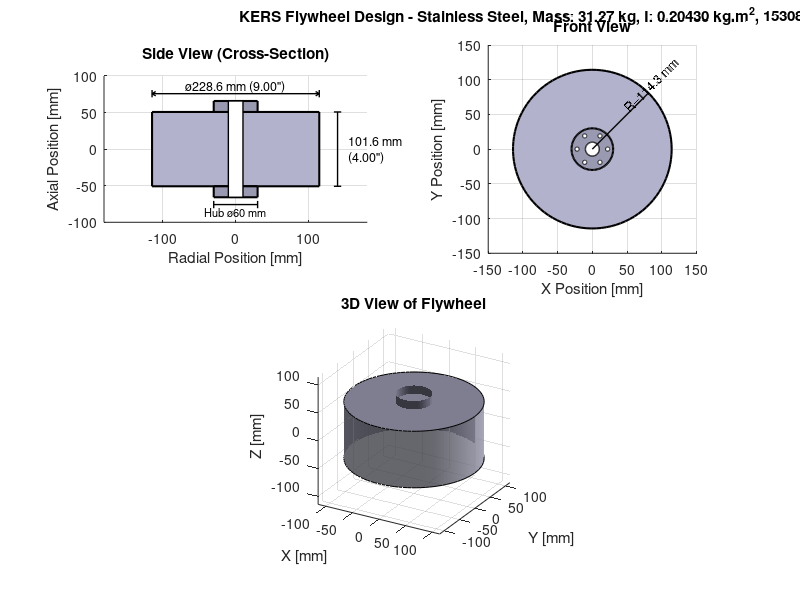
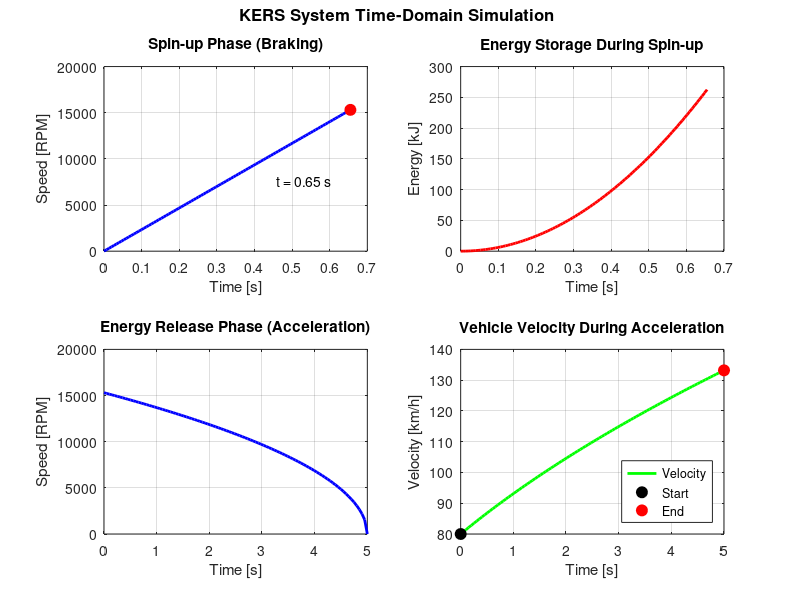

MATLAB code for these plots, in order:
%% KERS Flywheel Design Script
% ME Design Project - Kinetic Energy Recovery System
% Date: November 2024
%
% This script designs a flywheel for an automotive KERS system
% that stores energy during braking and releases it during acceleration

clear; clc; close all;

%% ========== USER INPUT - CHANGE MATERIAL HERE ==========
% Select material by number:
%   1 = Aluminum        (2712 kg/m^3,  $2.80/kg)
%   2 = Brass 60/40     (8520 kg/m^3,  $5.00/kg)
%   3 = Copper          (8940 kg/m^3, $11.00/kg)
%   4 = Stainless Steel (7500 kg/m^3,  $4.00/kg)  <-- Good balance
%   5 = Titanium        (4500 kg/m^3, $100.00/kg)
%   6 = Zinc            (7135 kg/m^3, $13.00/kg)

material_choice = 4;  % <--- CHANGE THIS NUMBER (1-6)

% =========================================================

%% Given Parameters and Constraints

% Power requirements
P_max = 60e3;           % Maximum power [W]
P_min = 45e3;           % Minimum power [W]
t_delivery = 5;         % Power delivery duration [s]

% Torque and vehicle specs
T_brake = 500;          % Available braking torque [Nm]
m_vehicle = 600;        % Total vehicle mass [kg]

% Size constraints (convert to meters)
D_max = 9 * 0.0254;     % Maximum diameter [m] (9 inches)
W_max = 4 * 0.0254;     % Maximum width [m] (4 inches)
r_max = D_max / 2;      % Maximum radius [m]

% Initial velocity after braking
v_initial = 80 / 3.6;   % Convert 80 km/h to m/s

%% Material Properties (from Table 1)

materials = {'Aluminum', 'Brass 60/40', 'Copper', 'Stainless Steel', 'Titanium', 'Zinc'};
densities = [2712, 8520, 8940, 7500, 4500, 7135];  % kg/m^3
costs = [2.80, 5, 11, 4, 100, 13];  % $/kg

rho = densities(material_choice);
cost_per_kg = costs(material_choice);

fprintf('=== KERS FLYWHEEL DESIGN ===\n\n');
fprintf('Selected Material: %s\n', materials{material_choice});
fprintf('Density: %.0f kg/m^3\n', rho);
fprintf('Cost: $%.2f/kg\n\n', cost_per_kg);

%% Part A: Calculate Moment of Inertia (Iterative Design)

% Energy requirement calculation
E_min = P_min * t_delivery;  % Minimum energy needed [J]
E_max = P_max * t_delivery;  % Maximum energy at full power [J]
E_target = (E_min + E_max) / 2;  % Target middle of range

fprintf('--- Energy Requirements ---\n');
fprintf('Minimum Energy: %.1f kJ\n', E_min/1000);
fprintf('Maximum Energy: %.1f kJ\n', E_max/1000);
fprintf('Target Energy: %.1f kJ\n\n', E_target/1000);

% For a solid disk: I = (1/2) * m * r^2 = (1/2) * (rho * pi * r^2 * w) * r^2
% I = (1/2) * rho * pi * r^4 * w

% Energy stored: E = (1/2) * I * omega^2
% So: E = (1/4) * rho * pi * r^4 * w * omega^2

% Design iteration table
fprintf('--- Design Iteration Process ---\n');
fprintf('Iter | Radius(m) | Width(m)  | Mass(kg) | I(kg.m^2) | omega(rad/s) | RPM      | Energy(kJ)\n');
fprintf('-----|-----------|-----------|----------|-----------|--------------|----------|----------\n');

% Store iteration data
iterations = [];
iter = 0;

% Iteration 1: Start with max dimensions, find required speed
r = r_max;
w = W_max;
m = rho * pi * r^2 * w;
I = 0.5 * m * r^2;
omega = sqrt(2 * E_target / I);
rpm = omega * 60 / (2*pi);
E_stored = 0.5 * I * omega^2;

iter = iter + 1;
fprintf('%4d | %9.4f | %9.4f | %8.2f | %9.5f | %12.1f | %8.0f | %9.2f\n', ...
    iter, r, w, m, I, omega, rpm, E_stored/1000);
iterations = [iterations; iter, r, w, m, I, omega, rpm, E_stored];

% Iteration 2: RPM is very high, let's try reducing width to increase speed capability
% and check if we need to adjust
r = r_max;
w = 0.08;  % 80mm width
m = rho * pi * r^2 * w;
I = 0.5 * m * r^2;
omega = sqrt(2 * E_target / I);
rpm = omega * 60 / (2*pi);
E_stored = 0.5 * I * omega^2;

iter = iter + 1;
fprintf('%4d | %9.4f | %9.4f | %8.2f | %9.5f | %12.1f | %8.0f | %9.2f\n', ...
    iter, r, w, m, I, omega, rpm, E_stored/1000);
iterations = [iterations; iter, r, w, m, I, omega, rpm, E_stored];

% Iteration 3: Still high RPM, try smaller radius
r = 0.10;  % 100mm radius
w = W_max;
m = rho * pi * r^2 * w;
I = 0.5 * m * r^2;
omega = sqrt(2 * E_target / I);
rpm = omega * 60 / (2*pi);
E_stored = 0.5 * I * omega^2;

iter = iter + 1;
fprintf('%4d | %9.4f | %9.4f | %8.2f | %9.5f | %12.1f | %8.0f | %9.2f\n', ...
    iter, r, w, m, I, omega, rpm, E_stored/1000);
iterations = [iterations; iter, r, w, m, I, omega, rpm, E_stored];

% Iteration 4: Max dimensions with practical RPM target around 40000-50000
% Let's target 45000 RPM and see what energy we get
r = r_max;
w = W_max;
m = rho * pi * r^2 * w;
I = 0.5 * m * r^2;
omega_target = 45000 * 2 * pi / 60;  % Target 45000 RPM
E_at_target = 0.5 * I * omega_target^2;

iter = iter + 1;
fprintf('%4d | %9.4f | %9.4f | %8.2f | %9.5f | %12.1f | %8.0f | %9.2f\n', ...
    iter, r, w, m, I, omega_target, 45000, E_at_target/1000);
iterations = [iterations; iter, r, w, m, I, omega_target, 45000, E_at_target];

% Iteration 5: Energy is too high at 45000 RPM, reduce speed
omega_target = 35000 * 2 * pi / 60;
E_at_target = 0.5 * I * omega_target^2;

iter = iter + 1;
fprintf('%4d | %9.4f | %9.4f | %8.2f | %9.5f | %12.1f | %8.0f | %9.2f\n', ...
    iter, r, w, m, I, omega_target, 35000, E_at_target/1000);
iterations = [iterations; iter, r, w, m, I, omega_target, 35000, E_at_target];

% Iteration 6: Getting closer, fine tune
omega_target = 30000 * 2 * pi / 60;
E_at_target = 0.5 * I * omega_target^2;

iter = iter + 1;
fprintf('%4d | %9.4f | %9.4f | %8.2f | %9.5f | %12.1f | %8.0f | %9.2f\n', ...
    iter, r, w, m, I, omega_target, 30000, E_at_target/1000);
iterations = [iterations; iter, r, w, m, I, omega_target, 30000, E_at_target];

% Iteration 7: Let's find exact RPM needed for target energy
omega_final = sqrt(2 * E_target / I);
rpm_final = omega_final * 60 / (2*pi);
E_final = 0.5 * I * omega_final^2;

iter = iter + 1;
fprintf('%4d | %9.4f | %9.4f | %8.2f | %9.5f | %12.1f | %8.0f | %9.2f\n', ...
    iter, r, w, m, I, omega_final, rpm_final, E_final/1000);
iterations = [iterations; iter, r, w, m, I, omega_final, rpm_final, E_final];

fprintf('\n');

% Final design parameters
r_final = r_max;
w_final = W_max;
m_final = rho * pi * r_final^2 * w_final;
I_final = 0.5 * m_final * r_final^2;
omega_op = sqrt(2 * E_target / I_final);  % Operating angular velocity
rpm_op = omega_op * 60 / (2*pi);

fprintf('--- FINAL DESIGN (Part A) ---\n');
fprintf('Flywheel Radius: %.4f m (%.2f in)\n', r_final, r_final/0.0254);
fprintf('Flywheel Width: %.4f m (%.2f in)\n', w_final, w_final/0.0254);
fprintf('Flywheel Mass: %.2f kg\n', m_final);
fprintf('Moment of Inertia: %.6f kg.m^2\n', I_final);
fprintf('Operating Speed: %.0f RPM (%.1f rad/s)\n', rpm_op, omega_op);
fprintf('Energy Stored: %.2f kJ\n\n', E_target/1000);

%% Part B: Spin-up Time Calculation

% Using T = I * alpha, where alpha is angular acceleration
% alpha = T / I
% omega = alpha * t (starting from rest)
% t = omega / alpha = omega * I / T

alpha = T_brake / I_final;  % Angular acceleration [rad/s^2]
t_spinup = omega_op / alpha;  % Time to reach operating speed [s]

fprintf('--- SPIN-UP TIME (Part B) ---\n');
fprintf('Available Braking Torque: %.0f Nm\n', T_brake);
fprintf('Angular Acceleration: %.2f rad/s^2\n', alpha);
fprintf('Time to reach %.0f RPM: %.2f seconds\n\n', rpm_op, t_spinup);

% Verify with kinematics
omega_check = alpha * t_spinup;
fprintf('Verification: omega = alpha * t = %.1f rad/s (should be %.1f)\n\n', omega_check, omega_op);

%% Part C: Vehicle Velocity Gain Analysis

% Energy released from flywheel goes to vehicle kinetic energy
% E_flywheel = (1/2) * m_vehicle * (v_final^2 - v_initial^2)
% Solving for v_final:
% v_final = sqrt(v_initial^2 + 2*E_flywheel/m_vehicle)

% For different power levels
E_at_Pmin = P_min * t_delivery;
E_at_Pmax = P_max * t_delivery;

% Velocity gain at minimum power
v_final_min = sqrt(v_initial^2 + 2*E_at_Pmin/m_vehicle);
delta_v_min = v_final_min - v_initial;

% Velocity gain at maximum power
v_final_max = sqrt(v_initial^2 + 2*E_at_Pmax/m_vehicle);
delta_v_max = v_final_max - v_initial;

% At target energy
v_final_target = sqrt(v_initial^2 + 2*E_target/m_vehicle);
delta_v_target = v_final_target - v_initial;

fprintf('--- VELOCITY GAIN ANALYSIS (Part C) ---\n');
fprintf('Initial Velocity: %.2f m/s (%.0f km/h)\n', v_initial, v_initial*3.6);
fprintf('\nAt Minimum Power (%.0f kW):\n', P_min/1000);
fprintf('  Energy Released: %.1f kJ\n', E_at_Pmin/1000);
fprintf('  Final Velocity: %.2f m/s (%.1f km/h)\n', v_final_min, v_final_min*3.6);
fprintf('  Velocity Gain: %.2f m/s (%.1f km/h)\n', delta_v_min, delta_v_min*3.6);

fprintf('\nAt Maximum Power (%.0f kW):\n', P_max/1000);
fprintf('  Energy Released: %.1f kJ\n', E_at_Pmax/1000);
fprintf('  Final Velocity: %.2f m/s (%.1f km/h)\n', v_final_max, v_final_max*3.6);
fprintf('  Velocity Gain: %.2f m/s (%.1f km/h)\n', delta_v_max, delta_v_max*3.6);

fprintf('\nAt Target Energy (%.1f kJ):\n', E_target/1000);
fprintf('  Final Velocity: %.2f m/s (%.1f km/h)\n', v_final_target, v_final_target*3.6);
fprintf('  Velocity Gain: %.2f m/s (%.1f km/h)\n\n', delta_v_target, delta_v_target*3.6);

%% Part D: Angular Momentum

H = I_final * omega_op;  % Angular momentum [kg.m^2/s]

fprintf('--- ANGULAR MOMENTUM (Part D) ---\n');
fprintf('Angular Momentum at Operating Speed: %.2f kg.m^2/s\n', H);
fprintf('  = %.2f N.m.s\n\n', H);

%% Part E: Dimensioned Sketch of Flywheel

figure('Position', [100 100 1000 800]);

% Design with hub for gear attachment
r_hub = 0.03;           % Hub radius for gear attachment [m]
r_inner = 0.04;         % Inner radius (after hub) [m]
hub_height = 0.015;     % Hub protrusion height [m]

% Side view (cross-section)
subplot(2,2,1);
hold on;

% Main disk body
rectangle('Position', [-r_final*1000, -w_final*1000/2, 2*r_final*1000, w_final*1000], ...
    'FaceColor', [0.7 0.7 0.8], 'EdgeColor', 'k', 'LineWidth', 1.5);

% Hub (protrusion for gear attachment)
rectangle('Position', [-r_hub*1000, -w_final*1000/2-hub_height*1000, 2*r_hub*1000, hub_height*1000], ...
    'FaceColor', [0.6 0.6 0.7], 'EdgeColor', 'k', 'LineWidth', 1.5);
rectangle('Position', [-r_hub*1000, w_final*1000/2, 2*r_hub*1000, hub_height*1000], ...
    'FaceColor', [0.6 0.6 0.7], 'EdgeColor', 'k', 'LineWidth', 1.5);

% Center hole for shaft
rectangle('Position', [-10, -w_final*1000/2-hub_height*1000, 20, w_final*1000+2*hub_height*1000], ...
    'FaceColor', 'w', 'EdgeColor', 'k', 'LineWidth', 1);

% Dimension lines
% Diameter
plot([-r_final*1000, -r_final*1000], [w_final*1000/2+20, w_final*1000/2+30], 'k-', 'LineWidth', 1);
plot([r_final*1000, r_final*1000], [w_final*1000/2+20, w_final*1000/2+30], 'k-', 'LineWidth', 1);
plot([-r_final*1000, r_final*1000], [w_final*1000/2+25, w_final*1000/2+25], 'k-', 'LineWidth', 1);
plot([-r_final*1000, -r_final*1000+5], [w_final*1000/2+25, w_final*1000/2+22], 'k-', 'LineWidth', 1);
plot([-r_final*1000, -r_final*1000+5], [w_final*1000/2+25, w_final*1000/2+28], 'k-', 'LineWidth', 1);
plot([r_final*1000, r_final*1000-5], [w_final*1000/2+25, w_final*1000/2+22], 'k-', 'LineWidth', 1);
plot([r_final*1000, r_final*1000-5], [w_final*1000/2+25, w_final*1000/2+28], 'k-', 'LineWidth', 1);
text(0, w_final*1000/2+35, sprintf('ø%.1f mm (%.2f")', 2*r_final*1000, 2*r_final/0.0254), ...
    'HorizontalAlignment', 'center', 'FontSize', 9);

% Width
plot([r_final*1000+20, r_final*1000+30], [-w_final*1000/2, -w_final*1000/2], 'k-', 'LineWidth', 1);
plot([r_final*1000+20, r_final*1000+30], [w_final*1000/2, w_final*1000/2], 'k-', 'LineWidth', 1);
plot([r_final*1000+25, r_final*1000+25], [-w_final*1000/2, w_final*1000/2], 'k-', 'LineWidth', 1);
text(r_final*1000+40, 0, sprintf('%.1f mm\n(%.2f")', w_final*1000, w_final/0.0254), ...
    'HorizontalAlignment', 'left', 'FontSize', 9);

% Hub diameter
plot([-r_hub*1000, -r_hub*1000], [-w_final*1000/2-hub_height*1000-5, -w_final*1000/2-hub_height*1000-15], 'k-', 'LineWidth', 1);
plot([r_hub*1000, r_hub*1000], [-w_final*1000/2-hub_height*1000-5, -w_final*1000/2-hub_height*1000-15], 'k-', 'LineWidth', 1);
plot([-r_hub*1000, r_hub*1000], [-w_final*1000/2-hub_height*1000-10, -w_final*1000/2-hub_height*1000-10], 'k-', 'LineWidth', 1);
text(0, -w_final*1000/2-hub_height*1000-20, sprintf('Hub ø%.0f mm', 2*r_hub*1000), ...
    'HorizontalAlignment', 'center', 'FontSize', 8);

axis equal;
xlim([-180 180]);
ylim([-100 100]);
xlabel('Radial Position [mm]');
ylabel('Axial Position [mm]');
title('Side View (Cross-Section)');
grid on;

% Front view
subplot(2,2,2);
hold on;

% Draw concentric circles
theta = linspace(0, 2*pi, 100);

% Outer disk
fill(r_final*1000*cos(theta), r_final*1000*sin(theta), [0.7 0.7 0.8], 'EdgeColor', 'k', 'LineWidth', 1.5);

% Hub circle
fill(r_hub*1000*cos(theta), r_hub*1000*sin(theta), [0.6 0.6 0.7], 'EdgeColor', 'k', 'LineWidth', 1.5);

% Center hole
fill(10*cos(theta), 10*sin(theta), 'w', 'EdgeColor', 'k', 'LineWidth', 1);

% Bolt holes on hub (for gear attachment)
n_bolts = 6;
r_bolt_circle = 0.022;  % Bolt circle radius [m]
r_bolt = 0.003;         % Bolt hole radius [m]
for i = 1:n_bolts
    angle = (i-1) * 2*pi/n_bolts;
    x_bolt = r_bolt_circle*1000*cos(angle);
    y_bolt = r_bolt_circle*1000*sin(angle);
    fill(x_bolt + r_bolt*1000*cos(theta), y_bolt + r_bolt*1000*sin(theta), 'w', 'EdgeColor', 'k');
end

% Dimension for radius
plot([0, r_final*1000*cos(pi/4)], [0, r_final*1000*sin(pi/4)], 'k-', 'LineWidth', 1);
text(r_final*1000*cos(pi/4)*0.6, r_final*1000*sin(pi/4)*0.6+10, sprintf('R=%.1f mm', r_final*1000), ...
    'FontSize', 9, 'Rotation', 45);

axis equal;
xlim([-150 150]);
ylim([-150 150]);
xlabel('X Position [mm]');
ylabel('Y Position [mm]');
title('Front View');
grid on;

% 3D visualization
subplot(2,2,[3,4]);
hold on;

% Create cylinder for flywheel
[X, Y, Z] = cylinder(r_final*1000, 50);
Z = Z * w_final*1000 - w_final*1000/2;
surf(X, Y, Z, 'FaceColor', [0.7 0.7 0.8], 'EdgeColor', 'none', 'FaceAlpha', 0.8);

% Top and bottom caps
fill3(r_final*1000*cos(theta), r_final*1000*sin(theta), ones(size(theta))*w_final*1000/2, ...
    [0.7 0.7 0.8], 'EdgeColor', 'k');
fill3(r_final*1000*cos(theta), r_final*1000*sin(theta), -ones(size(theta))*w_final*1000/2, ...
    [0.7 0.7 0.8], 'EdgeColor', 'k');

% Hub cylinders
[Xh, Yh, Zh] = cylinder(r_hub*1000, 30);
Zh_top = Zh * hub_height*1000 + w_final*1000/2;
Zh_bot = -Zh * hub_height*1000 - w_final*1000/2;
surf(Xh, Yh, Zh_top, 'FaceColor', [0.6 0.6 0.7], 'EdgeColor', 'none');
surf(Xh, Yh, Zh_bot, 'FaceColor', [0.6 0.6 0.7], 'EdgeColor', 'none');

view(30, 25);
axis equal;
xlabel('X [mm]');
ylabel('Y [mm]');
zlabel('Z [mm]');
title('3D View of Flywheel');
light('Position', [1 1 1]);
lighting gouraud;
grid on;

% Add figure title (compatible with older MATLAB versions)
annotation('textbox', [0.3, 0.96, 0.4, 0.04], 'String', ...
    sprintf('KERS Flywheel Design - %s, Mass: %.2f kg, I: %.5f kg.m^2, %.0f RPM', ...
    materials{material_choice}, m_final, I_final, rpm_op), ...
    'FontSize', 11, 'FontWeight', 'bold', 'HorizontalAlignment', 'center', ...
    'EdgeColor', 'none');

%% Time-domain simulation plots

figure('Position', [150 150 1000 600]);

% Spin-up phase simulation
t_spin = linspace(0, t_spinup, 100);
omega_spin = alpha * t_spin;
E_spin = 0.5 * I_final * omega_spin.^2;

subplot(2,2,1);
plot(t_spin, omega_spin * 60/(2*pi), 'b-', 'LineWidth', 2);
xlabel('Time [s]');
ylabel('Speed [RPM]');
title('Spin-up Phase (Braking)');
grid on;
hold on;
plot(t_spinup, rpm_op, 'ro', 'MarkerSize', 8, 'MarkerFaceColor', 'r');
text(t_spinup*0.7, rpm_op*0.5, sprintf('t = %.2f s', t_spinup), 'FontSize', 10);

subplot(2,2,2);
plot(t_spin, E_spin/1000, 'r-', 'LineWidth', 2);
xlabel('Time [s]');
ylabel('Energy [kJ]');
title('Energy Storage During Spin-up');
grid on;

% Energy release phase (assuming constant power delivery)
t_release = linspace(0, t_delivery, 100);
P_avg = E_target / t_delivery;  % Average power
E_release = E_target - P_avg * t_release;
omega_release = sqrt(2 * E_release / I_final);

subplot(2,2,3);
plot(t_release, omega_release * 60/(2*pi), 'b-', 'LineWidth', 2);
xlabel('Time [s]');
ylabel('Speed [RPM]');
title('Energy Release Phase (Acceleration)');
grid on;

% Vehicle velocity during acceleration
v_accel = sqrt(v_initial^2 + 2*(E_target - E_release)/m_vehicle);

subplot(2,2,4);
plot(t_release, v_accel*3.6, 'g-', 'LineWidth', 2);
xlabel('Time [s]');
ylabel('Velocity [km/h]');
title('Vehicle Velocity During Acceleration');
grid on;
hold on;
plot(0, v_initial*3.6, 'ko', 'MarkerSize', 8, 'MarkerFaceColor', 'k');
plot(t_delivery, v_final_target*3.6, 'ro', 'MarkerSize', 8, 'MarkerFaceColor', 'r');
legend('Velocity', 'Start', 'End', 'Location', 'southeast');

% Add figure title
annotation('textbox', [0.3, 0.96, 0.4, 0.04], 'String', 'KERS System Time-Domain Simulation', ...
    'FontSize', 12, 'FontWeight', 'bold', 'HorizontalAlignment', 'center', ...
    'EdgeColor', 'none');

%% Summary Output

fprintf('========================================\n');
fprintf('        DESIGN SUMMARY                  \n');
fprintf('========================================\n');
fprintf('Material: %s\n', materials{material_choice});
fprintf('Flywheel Diameter: %.2f in (%.1f mm)\n', 2*r_final/0.0254, 2*r_final*1000);
fprintf('Flywheel Width: %.2f in (%.1f mm)\n', w_final/0.0254, w_final*1000);
fprintf('Flywheel Mass: %.2f kg (%.2f lb)\n', m_final, m_final*2.205);
fprintf('Moment of Inertia: %.6f kg.m^2\n', I_final);
fprintf('Operating Speed: %.0f RPM\n', rpm_op);
fprintf('Energy Stored: %.2f kJ\n', E_target/1000);
fprintf('Spin-up Time: %.2f s\n', t_spinup);
fprintf('Angular Momentum: %.2f kg.m^2/s\n', H);
fprintf('Velocity Gain: %.1f km/h\n', delta_v_target*3.6);
fprintf('Estimated Cost: $%.2f\n', m_final * cost_per_kg);
fprintf('========================================\n');

%% Save figures
saveas(figure(1), 'Flywheel_Design_Drawing.png');
saveas(figure(2), 'KERS_Simulation.png');
fprintf('\nFigures saved to current directory.\n');
